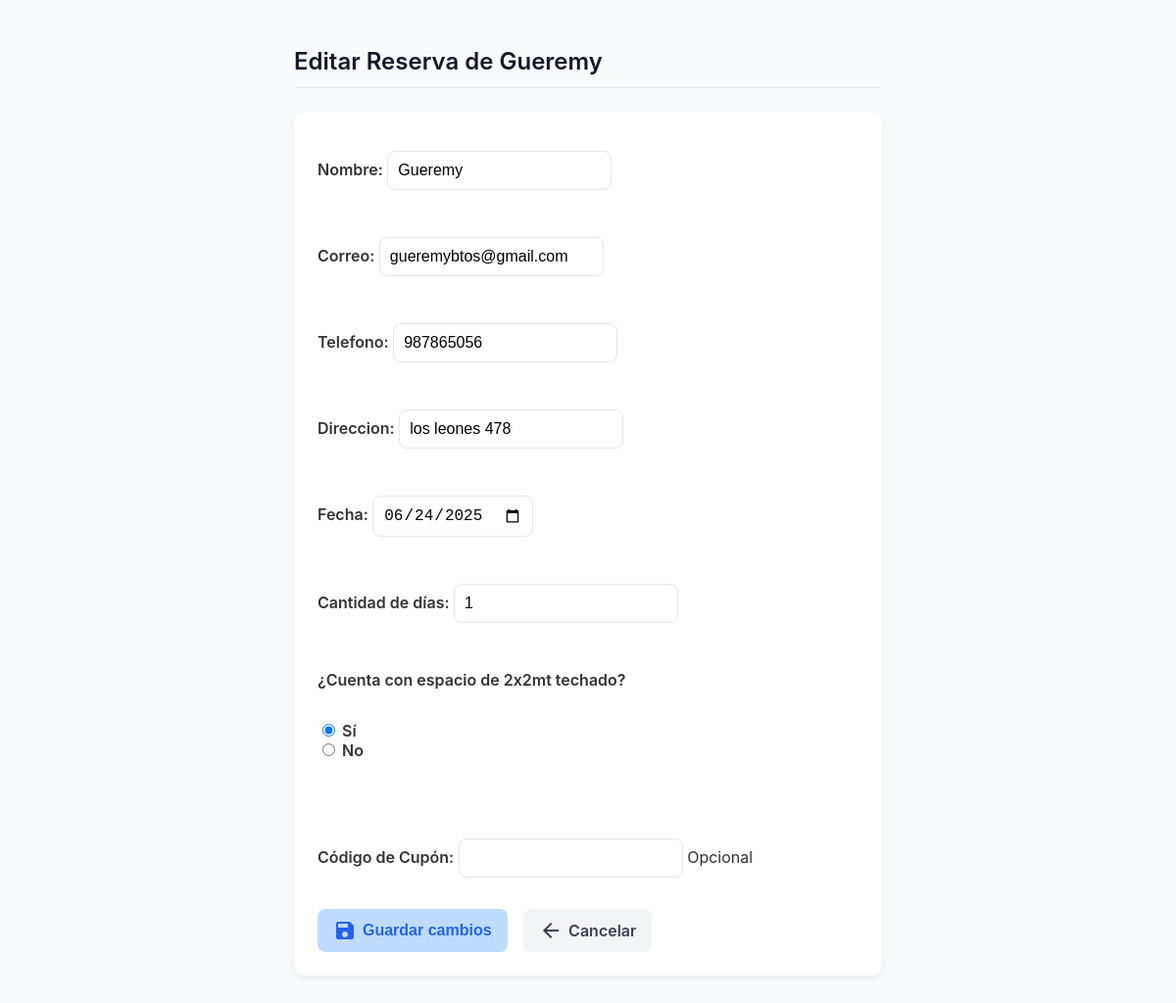
The page /admin-panel/editar/85/ (signed in) on the database its author committed.
### booking/models.py (models this page shows, shortened)
class Reserva(models.Model):
    nombre = models.CharField(max_length=100)
    correo = models.EmailField()
    telefono = models.CharField(max_length=20)
    direccion = models.CharField(max_length=200)
    fecha = models.DateField()
    dias = models.PositiveIntegerField("Cantidad de días", default=1)
    espacio_techado = models.BooleanField("¿Cuenta con espacio de 2x2mt techado?", default=False)
    pagado = models.BooleanField(default=False)
    numero_reserva = models.CharField(max_length=10, editable=False, unique=True, blank=True)
    total = models.DecimalField("Total", max_digits=10, decimal_places=2, default=0)
    coupon = models.ForeignKey(Coupon, on_delete=models.SET_NULL, null=True, blank=True)

### booking/views.py (the view)
# urls.py: path('admin-panel/editar/<int:reserva_id>/', views.editar_reserva, name='editar_reserva'),
@staff_member_required
def editar_reserva(request, reserva_id):
    reserva = get_object_or_404(Reserva, id=reserva_id)
    if request.method == 'POST':
        form = ReservaForm(request.POST, instance=reserva)
        if form.is_valid():
            form.save()
            return redirect('admin_panel')
    else:
        form = ReservaForm(instance=reserva)
    return render(request, 'booking/editar_reserva.html', {'form': form, 'reserva': reserva})

### booking/forms.py (shortened to what this page needs)
class ReservaForm(forms.ModelForm):
    coupon_code = forms.CharField(max_length=50, required=False, label="Código de Cupón", help_text="Opcional")
    class Meta:
        model = Reserva
        fields = ['nombre', 'correo', 'telefono', 'direccion', 'fecha', 'dias', 'espacio_techado']
        widgets = {
            'nombre': forms.TextInput(attrs={'class': 'w-full px-3 py-2 border border-gray-300 rounded-md'}),
            'correo': forms.EmailInput(attrs={'class': 'w-full px-3 py-2 border border-gray-300 rounded-md'}),
            'telefono': forms.TextInput(attrs={'class': 'w-full px-3 py-2 border border-gray-300 rounded-md'}),
            'direccion': forms.TextInput(attrs={'class': 'w-full px-3 py-2 border border-gray-300 rounded-md'}),
            'fecha': forms.DateInput(attrs={'type': 'date', 'class': 'w-full px-3 py-2 border border-gray-300 rounded-md'}),
            'espacio_techado': forms.RadioSelect(choices=[(True, 'Sí'), (False, 'No')]),
        }

### booking/templates/booking/editar_reserva.html (shortened to what this page needs)
<!DOCTYPE html>
<html lang="es">
<head>
</head>
<body>
<main class="admin-panel">
    <h1>Editar Reserva de {{ reserva.nombre }}</h1>
    <form method="post">
        {{ form.as_p }}
        <div>
            <button type="submit"><span class="material-icons">save</span>Guardar cambios</button>
            <a href="{% url 'admin_panel' %}" class="btn-link"><span class="material-icons">arrow_back</span>Cancelar</a>
        </div>
    </form>
</main>
</body>
</html>

### booking/templates/booking/editar_reserva.html (style rules this page uses)
* { box-sizing: border-box; }
body { font-family: 'Inter', sans-serif; background: #f9fafb; color: #333; margin: 0; padding: 32px; }
.admin-panel { max-width: 600px; margin: 0 auto; }
h1 { font-weight: 600; font-size: 1.5rem; margin-bottom: 24px; border-bottom: 1px solid #e5e7eb; padding-bottom: 12px; color: #111827; }
form { background: #fff; border-radius: 12px; padding: 24px; box-shadow: 0 4px 6px rgb(0 0 0 / 0.05); display: flex; flex-direction: column; gap: 16px; }
label { font-weight: 600; margin-bottom: 4px; }
input, select, textarea { padding: 10px; border-radius: 8px; border: 1px solid #e5e7eb; font-size: 1rem; }
button, .btn-link { display: inline-flex; align-items: center; gap: 6px; border-radius: 8px; font-weight: 600; cursor: pointer; border: none; padding: 10px 16px; font-size: 1rem; transition: background-color 0.3s ease; text-decoration: none; }
button { background-color: #bfdbfe; color: #2563eb; margin-right: 12px; }
.btn-link { background-color: #f3f4f6; color: #374151; }

### rows shown on the page
Reserva: nombre "Gueremy", correo "gueremybtos@gmail.com", telefono "987865056", direccion "los leones 478", fecha "06/24/2025", dias "1", espacio_techado "☑ Sí ☐ No"
